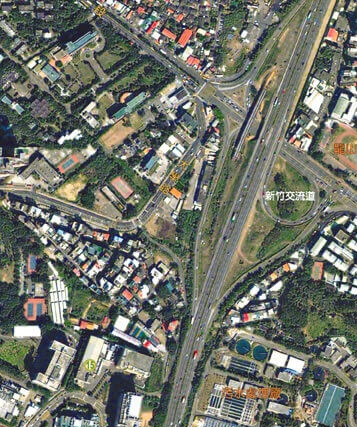
#> input picture ch06/map_010pb_left_0.jpg, 357 x 427 px
$ python ch06_4b.py
#> lines starting #> are read from the running program, lines starting #| are printed output that depends on the picture; after the words box and inside, x2 and y2 are one past the last pixel; in counts of white or black regions, pixels touching at a corner belong together
import cv2
import numpy as np

# --------------------------------------------------
# Read image
# --------------------------------------------------
image = cv2.imread("map_010pb_left_0.jpg")
#> image is the input picture: shape (427, 357, 3); mean B, G, R 106.2, 116.1, 112.9

if image is None:
    print("Error: image not found")
    exit()

cv2.imshow("input", image)

# --------------------------------------------------
# Create ORB detector
# --------------------------------------------------
orb = cv2.ORB_create(
    nfeatures=1000
)

# --------------------------------------------------
# Detect keypoints
# --------------------------------------------------
kps = orb.detect(image, None)
#> kps = 1000 keypoints; strongest (x, y, size): (154, 269, 31), (136, 255, 31), (184, 106, 31), (159, 266, 31)

# --------------------------------------------------
# Create overlay image
# --------------------------------------------------
overlay = image.copy()

# --------------------------------------------------
# Draw transparent outlined circles
# --------------------------------------------------
for kp in kps:
    x, y = map(int, kp.pt)

    radius = 7          # smaller circle
    thickness = 1       # outline thickness

    cv2.circle(
        overlay,
        (x, y),
        radius,
        (0, 0, 255),    # green color
        thickness        # positive thickness = outlined circle
    )
#> this loop made 1000 passes
#> (kp, x, y) on passes 1 to 3: (keypoint at (144, 177), size 31, 144, 177), (keypoint at (199, 208), size 31, 199, 208), (keypoint at (200, 67), size 31, 200, 67)
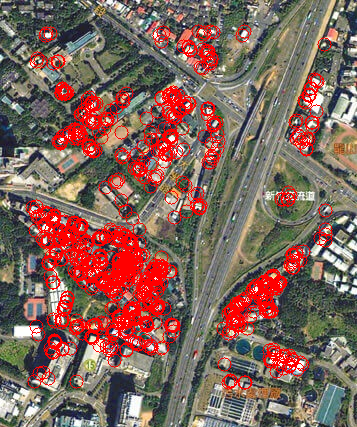
#> overlay: shape (427, 357, 3); 12.73% of pixels changed, all inside (x1, y1, x2, y2) = (25, 24, 333, 390)

# --------------------------------------------------
# Blend overlay with original image
# --------------------------------------------------
alpha = 0.8

result = cv2.addWeighted(
    overlay,
    alpha,
    image,
    1 - alpha,
    0
)
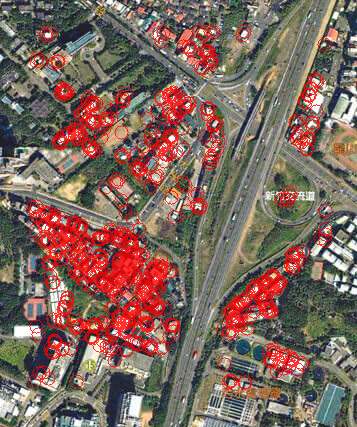
#> result: shape (427, 357, 3); mean B, G, R 94, 103.5, 126.6

# --------------------------------------------------
# Show result
# --------------------------------------------------
cv2.imshow("result", result)

# --------------------------------------------------
# Save result
# --------------------------------------------------
cv2.imwrite("orb_result.jpg", result)

# --------------------------------------------------
# Wait and close
# --------------------------------------------------
cv2.waitKey(0)
cv2.destroyAllWindows()

$ run again, with ch06/Image00001.jpg copied over ch06/map_010pb_left_0.jpg
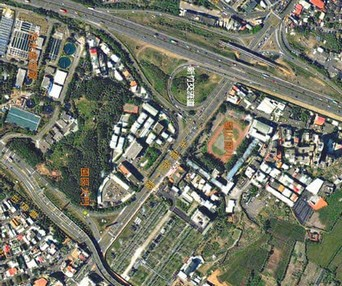
#> input picture ch06/Image00001.jpg, 342 x 286 px
#> image is the input picture: shape (286, 342, 3); mean B, G, R 105, 118.6, 115.9
#> kps = 978 keypoints; strongest (x, y, size): (119, 126, 31), (284, 165, 31), (271, 136, 31), (121, 138, 31)
#> the loop `for kp in kps:` made 978 passes
#> (kp, x, y) on passes 1 to 3: (keypoint at (40, 50), size 31, 40, 50), (keypoint at (113, 149), size 31, 113, 149), (keypoint at (34, 242), size 31, 34, 242)
#> after the loop `for kp in kps:`:
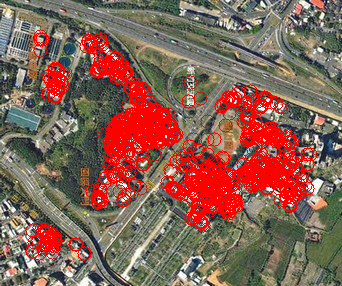
#> overlay: shape (286, 342, 3); 16.11% of pixels changed, all inside (x1, y1, x2, y2) = (25, 29, 318, 261)
#> `result = cv2.addWeighted( overlay, alpha, image, 1 - alpha, 0 )`:
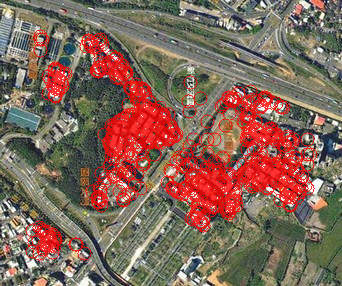
#> result: shape (286, 342, 3); mean B, G, R 89, 101.8, 132.2

$ run again, with ch06/Image00002.jpg copied over ch06/map_010pb_left_0.jpg
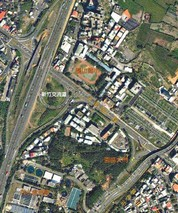
#> input picture ch06/Image00002.jpg, 178 x 213 px
#> image is the input picture: shape (213, 178, 3); mean B, G, R 104.9, 118.6, 115.9
#> kps = 748 keypoints; strongest (x, y, size): (73, 121, 31), (71, 123, 31), (79, 132, 31), (86, 139, 31)
#> the loop `for kp in kps:` made 748 passes
#> (kp, x, y) on passes 1 to 3: (keypoint at (72, 134), size 31, 72, 134), (keypoint at (146, 181), size 31, 146, 181), (keypoint at (87, 117), size 31, 87, 117)
#> after the loop `for kp in kps:`:
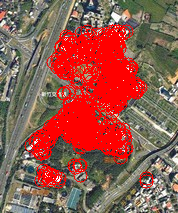
#> overlay: shape (213, 178, 3); mean B, G, R 77.5, 88.9, 147.3
#> `result = cv2.addWeighted( overlay, alpha, image, 1 - alpha, 0 )`:
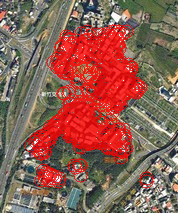
#> result: shape (213, 178, 3); mean B, G, R 83, 94.8, 141
